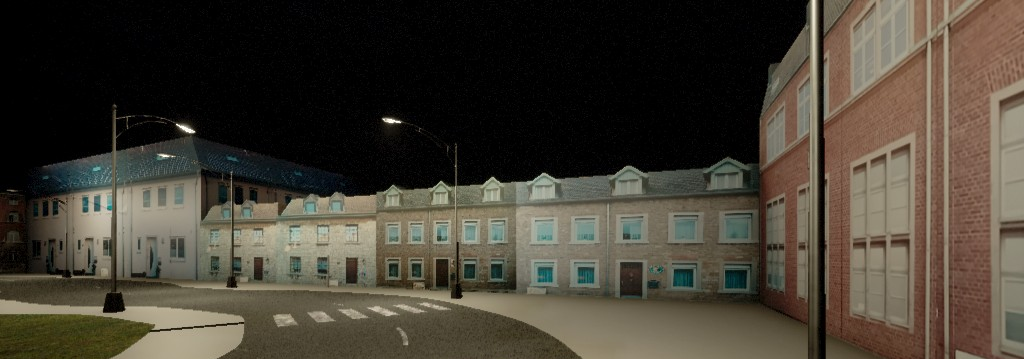
#> input picture assets/frames/frame_0.png, 1024 x 359 px, found by its file name
$ python make_frames.py ../../assets/frames/frame_1.png
#> lines starting #> are read from the running program, lines starting #| are printed output that depends on the picture
#!/usr/bin/env python3
"""Make the three test frames the benches use: the CARLA renders in
assets/frames (1024x359), centre-cropped to 16:9 and resized to NAVSIM's
1920x1080, written as frames/carla_{0,1,2}.bmp next to this script.

  python3 make_frames.py [directory with frame_0.png ...]
"""
import os
import sys

from PIL import Image

here = os.path.dirname(os.path.abspath(__file__))
src = sys.argv[1] if len(sys.argv) > 1 else os.path.join(here, "../../assets/frames")
os.makedirs(os.path.join(here, "frames"), exist_ok=True)
for i in range(3):
    im = Image.open(os.path.join(src, f"frame_{i}.png")).convert("RGB")
#> im is the input picture: PIL image 1024x359 RGB; mean R, G, B 69.2, 63.2, 52.2
    w, h = im.size
#> w = 1024; h = 359
    cw = int(h * 16 / 9)
#> cw = 638
    im = im.crop(((w - cw) // 2, 0, (w - cw) // 2 + cw, h)).resize((1920, 1080), Image.BICUBIC)
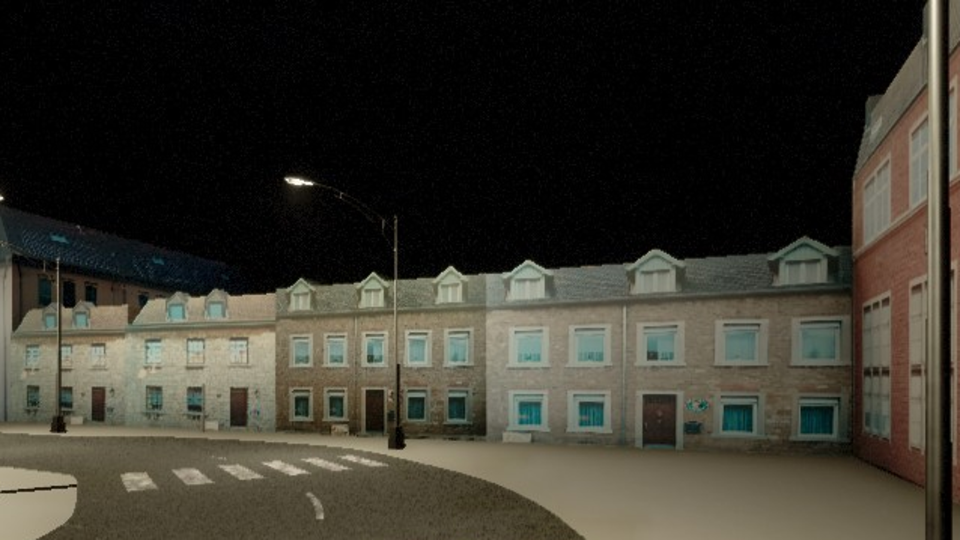
#> im: PIL image 1920x1080 RGB (shown at 1/2 size); mean R, G, B 56.9, 54.4, 45.1
    im.save(os.path.join(here, f"frames/carla_{i}.bmp"))
    print("wrote", f"frames/carla_{i}.bmp", im.size)
#| wrote frames/carla_0.bmp (1920, 1080)
#> pass 2 of the loop `for i in range(3):`:
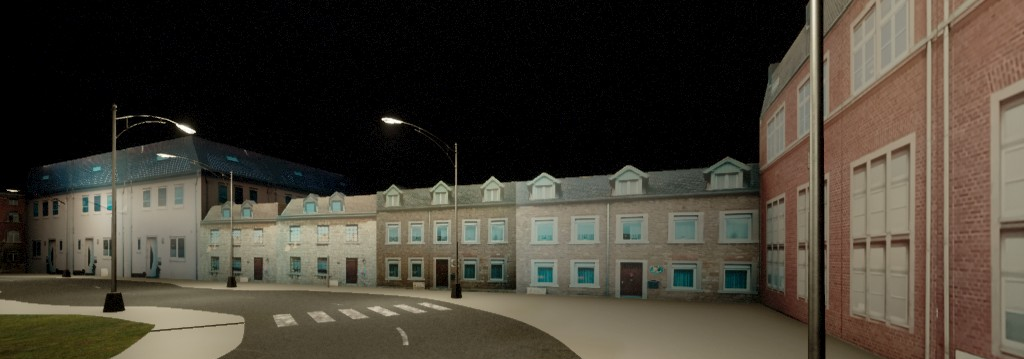
#> input picture assets/frames/frame_1.png, 1024 x 359 px, found by its file name
#> im is the input picture: PIL image 1024x359 RGB; mean R, G, B 69.8, 63.7, 52.7
#> `im = im.crop(((w - cw) // 2, 0, (w - cw) // 2 + cw, h)).resize((1920, ..`:
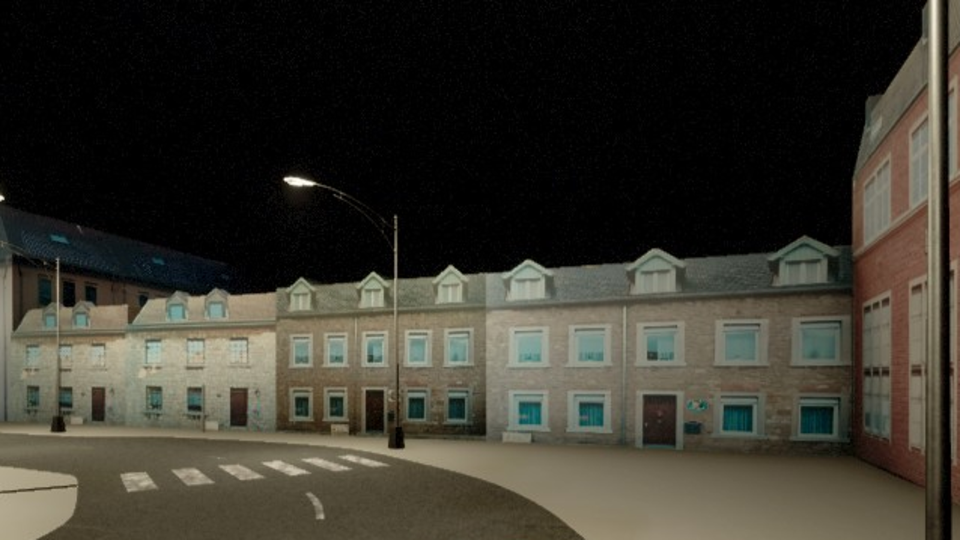
#> im: PIL image 1920x1080 RGB (shown at 1/2 size); mean R, G, B 57.3, 54.8, 45.6
#| wrote frames/carla_1.bmp (1920, 1080)
#> pass 3 of the loop `for i in range(3):`:
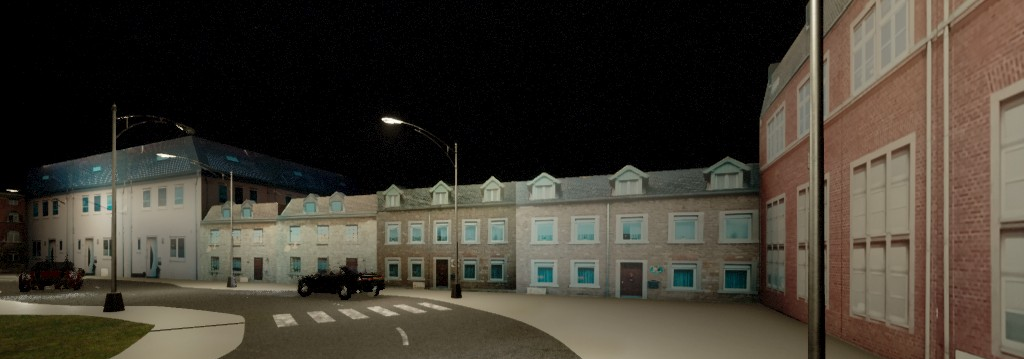
#> input picture assets/frames/frame_2.png, 1024 x 359 px, found by its file name
#> im is the input picture: PIL image 1024x359 RGB; mean R, G, B 66.4, 60.5, 50.1
#> `im = im.crop(((w - cw) // 2, 0, (w - cw) // 2 + cw, h)).resize((1920, ..`:
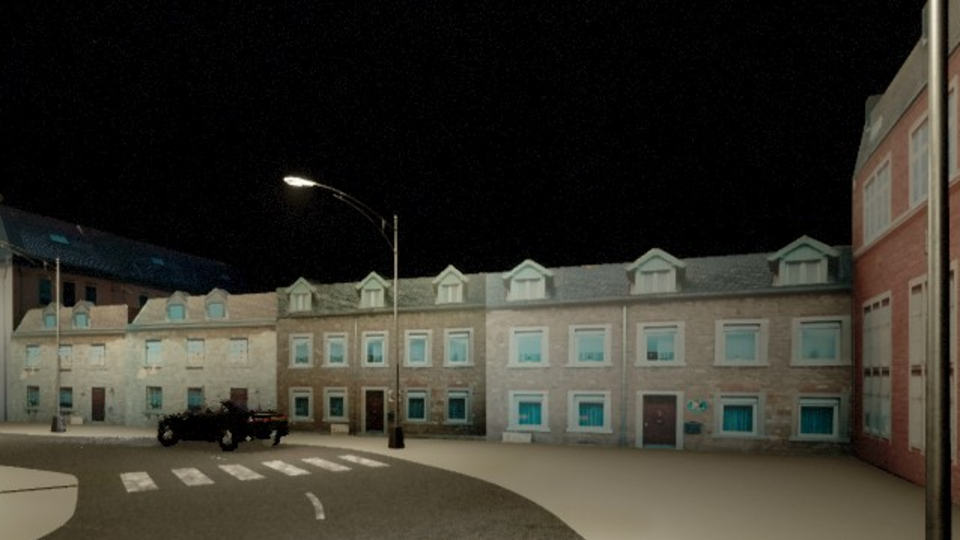
#> im: PIL image 1920x1080 RGB (shown at 1/2 size); mean R, G, B 54.4, 51.9, 43.4
#| wrote frames/carla_2.bmp (1920, 1080)
